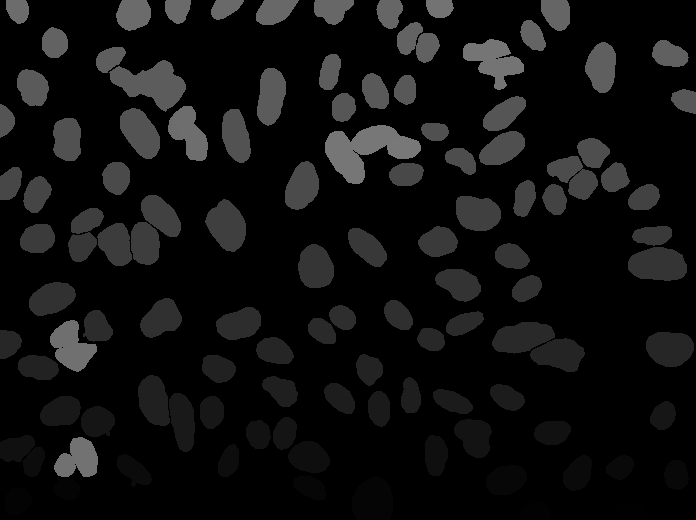
#> input picture test/cell/gt/mcf-z-stacks-03212011_i02_s1_w112a67c56-029e-4a7d-bb09-a3f0a95a94c7.png, 696 x 520 px
$ python stitcher.py
#> lines starting #> are read from the running program, lines starting #| are printed output that depends on the picture
import json
import cv2
import os
import numpy as np
from skimage.measure import regionprops, label
import copy
import sys
from tqdm import tqdm

# META = {'image_sz': [], 'patch_sz': [], 'overlap': [], 'patches': []}
META = {'image_sz': [], 'patches': []}
PATCH = {'path': None, 'data': None, 'position': [], 'size': []}


def split(image, patch_sz, overlap, remainder='drop', patch_in_ram=True, save_dir=None):

    '''
    image: np array of the image
    patch_sz: tuple (dim1, dim2, ...), patch size to crop
    overlap: tuple (dim1, dim2, ...), overlap long height and width direction
    remainder: 'drop', 'same', 'valid'
    patch_in_ram: keep patches in ram or not, if your ram is limited, consider to use this mode
        remenber to provide save_dir, otherwise, patches are not store in any places (ram/disk)
    save_dir: path to save patches on the disk
    '''
    img_sz = image.shape

    assert len(img_sz) >= len(patch_sz)
    assert np.all([img_sz[i] >= patch_sz[i] for i in range(len(patch_sz))])
    assert patch_in_ram == True or save_dir is not None
    if save_dir is not None and not os.path.exists(save_dir):
        os.makedirs(save_dir)

    D = len(patch_sz)

    step = [patch_sz[i]-overlap[i] for i in range(D)]

    meta = copy.deepcopy(META)
    meta['image_sz'] = img_sz[0:D]
    patches = {}

    position, size = [], []
    for i in range(D):
        pos_ = list(range(0, img_sz[i]-patch_sz[i]+1, step[i]))
        sz_ = [patch_sz[i]] * len(pos_)
        if remainder != 'drop' and pos_[-1] + patch_sz[i] != img_sz[i]:
            if remainder == 'same':
                sz_.append(patch_sz[i])
                pos_.append(img_sz[i] - patch_sz[i])
            else:
                sz_.append(img_sz[i]-(pos_[-1] + step[i]))
                pos_.append(pos_[-1] + step[i])

        position.append(pos_)
        size.append(sz_)

    position = np.stack(np.meshgrid(*position), axis=-1)
    position = position.reshape((-1,D))
    size = np.stack(np.meshgrid(*size), axis=-1)
    size = size.reshape((-1,D))
    for i in tqdm(range(len(position)), ncols=100, desc='splitting: '):
        s = tuple([slice(position[i,j], position[i,j]+size[i,j]) for j in range(D)])
        patch_img = image[s]
        # print(patch.shape, position[i], patch[0,0,0], patch[0,0,0]//(500*64))
        patch = copy.deepcopy(PATCH)
        patch['position'] = [position[i,j] for j in range(D)]
        patch['size'] = [size[i,j] for j in range(D)]
        patch['data'] = patch_img if patch_in_ram else None
        if save_dir is not None:
            fname = [str(position[i,j]) for j in range(D)]
            fname = 'patch-' + '-'.join(fname)
            if D == 2:
                patch['path'] = os.path.join(save_dir, fname+'.png')
                cv2.imwrite(patch['path'], patch_img)
            else:
                patch['path'] = os.path.join(save_dir, fname+'.npy')
                np.save(patch['path'], patch_img)

        meta['patches'].append(patch)

    return meta


MATCH_THRES = 0.5
MAX_LABEL_PER_PATCH = 1000
MIN_OVERLAP = 10


def stitch(meta, channel, mode='average'):
    '''
    Args:
        meta: meta data
        channel: number of channels of the stitched image
        mode: 'raw', 'average', 'max', 'label'
    the 'label' mode only works properly when two patches overlap
    '''


    img_sz = (*meta['image_sz'], channel)
    image = np.squeeze(np.zeros(img_sz))

    if mode == 'average':
        norm = np.zeros(tuple(meta['image_sz']))
    if mode == 'label':
        image = image.astype(np.uint16)

    for idx in tqdm(range(len(meta['patches'])), ncols=100, desc='stitching: '):

        item = meta['patches'][idx]

        if 'data' in item.keys() and item['data'] is not None:
            patch = item['data']
        elif item['path'] is not None:
            if item['path'].endswith('npy'):
                patch = np.load(item['path'])
            else:
                patch = cv2.imread(item['path'], cv2.IMREAD_UNCHANGED)
        else:
            continue

        patch = np.squeeze(patch)
        D = len(item['position'])

        s = tuple([slice(item['position'][i], item['position'][i]+item['size'][i]) for i in range(D)])

        if mode == 'raw':
            image[s] = image[s] + patch
        elif mode == 'max':
            image[s] = np.maximum(image[s], patch)
        elif mode == 'average':
            image[s] = image[s] + patch
            norm[s] = norm[s] + 1
        elif mode == 'label':
            patch = patch + (patch>0) * MAX_LABEL_PER_PATCH * idx
            roi= image[s]
            for p in regionprops(roi):
                labels, counts = np.unique(patch[p.coords[:,0], p.coords[:,1]], return_counts=True)
                i_max = np.argsort(counts)[-1]
                if labels[i_max] != 0 and counts[i_max]/p.area > MATCH_THRES:
                    patch[patch==labels[i_max]] = p.label
            image[s] = patch

    if mode == 'average':
        if norm.ndim != image.ndim:
            norm = np.expand_dims(norm, axis=-1)
        norm[norm==0] = 1
        image = image / norm
    if mode == 'label':
        image = label(image)

    return image


if __name__ == '__main__':
    # [11 lines of commented-out code are left out]
    image = cv2.imread('./test/cell/gt/mcf-z-stacks-03212011_i02_s1_w112a67c56-029e-4a7d-bb09-a3f0a95a94c7.png')[:,:,0]
#> image: shape (520, 696); min 0, max 120, mean 15.8

    meta = split(image, (128,128), (20,20), remainder='valid', patch_in_ram=True, save_dir=None)
#> the loop in split, `for i in tqdm(range(len(position)), ncols=100, desc='splitting: '):` made 35 passes
#> pass 1, in split, `patch_img = image[s]`:
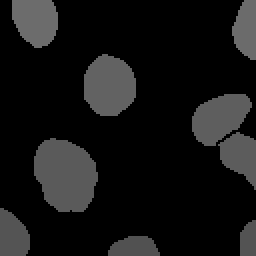
#> patch_img: shape (128, 128) (shown 2 times larger); min 0, max 108, mean 21.6
#> pass 2, in split, `patch_img = image[s]`:
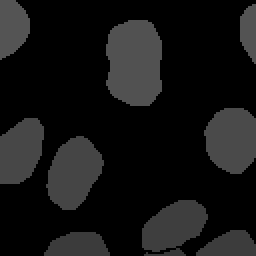
#> patch_img: shape (128, 128) (shown 2 times larger); min 0, max 84, mean 21
#> pass 3, in split, `patch_img = image[s]`:
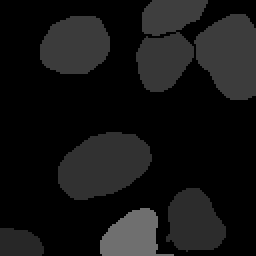
#> patch_img: shape (128, 128) (shown 2 times larger); min 0, max 112, mean 20.1
#> meta = 2 items
    image = stitch(meta, channel=1, mode='label')
#> in stitch, `img_sz = (*meta['image_sz'], channel)`: img_sz = (520, 696, 1)
#> in stitch, `image = np.squeeze(np.zeros(img_sz))`: image: shape (520, 696) float64; every value is 0
#> in stitch, `image = image.astype(np.uint16)`: image: shape (520, 696) uint16; every value is 0
#> in stitch, `item = meta['patches'][idx]`: item = 4 items
#> in stitch, `D = len(item['position'])`: D = 2
#> in stitch, `patch = patch + (patch>0) * MAX_LABEL_PER_PATCH * idx`:
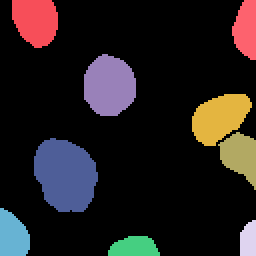
#> patch: shape (128, 128) int64 (shown 2 times larger); 10 distinct labels, from 0 to 108; one colour per label, 0 black
#> in stitch, `roi= image[s]`: roi: shape (128, 128) uint16; every value is 0
#> in stitch, `image[s] = patch`:
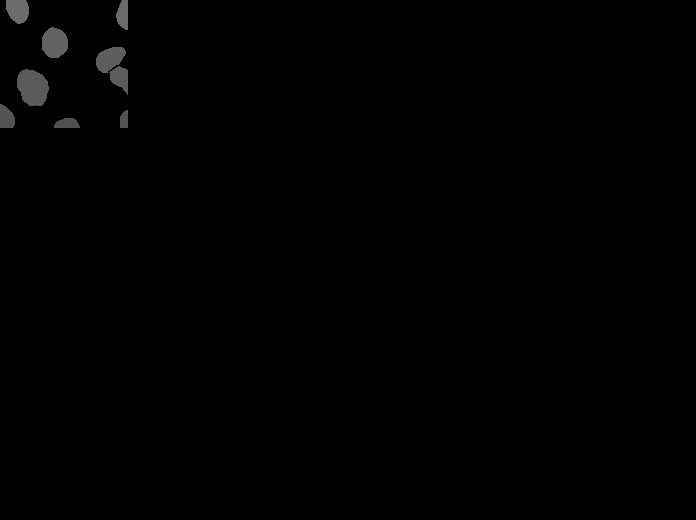
#> image: shape (520, 696) uint16; min 0, max 108, mean 1
#> in stitch, `image = label(image)`:
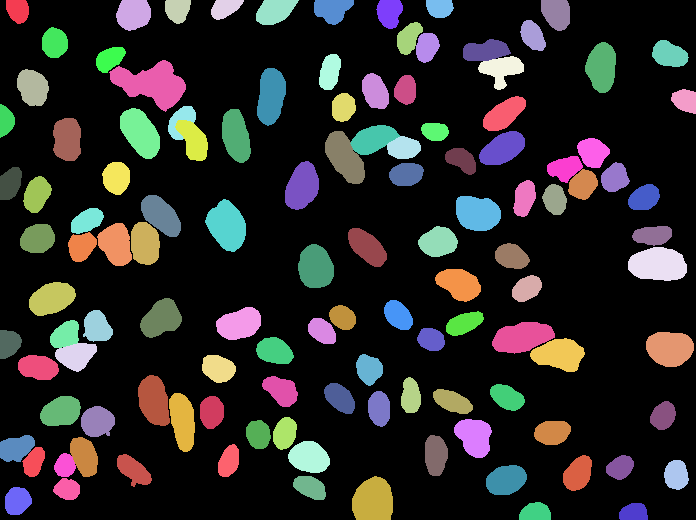
#> image: shape (520, 696) int64; 121 distinct labels, from 0 to 120; one colour per label, 0 black
    cv2.imwrite('./st.png', image.astype(np.uint8))
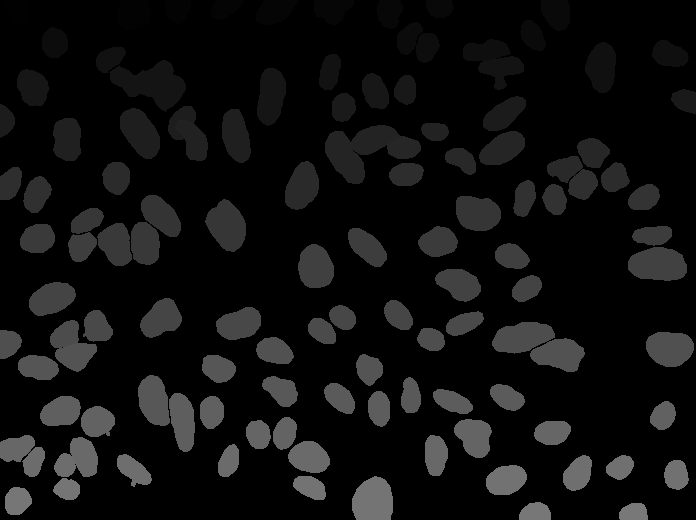
#> saved as st.png: shape (520, 696); min 0, max 120, mean 15.6
    print(image.shape)
#| (520, 696)
